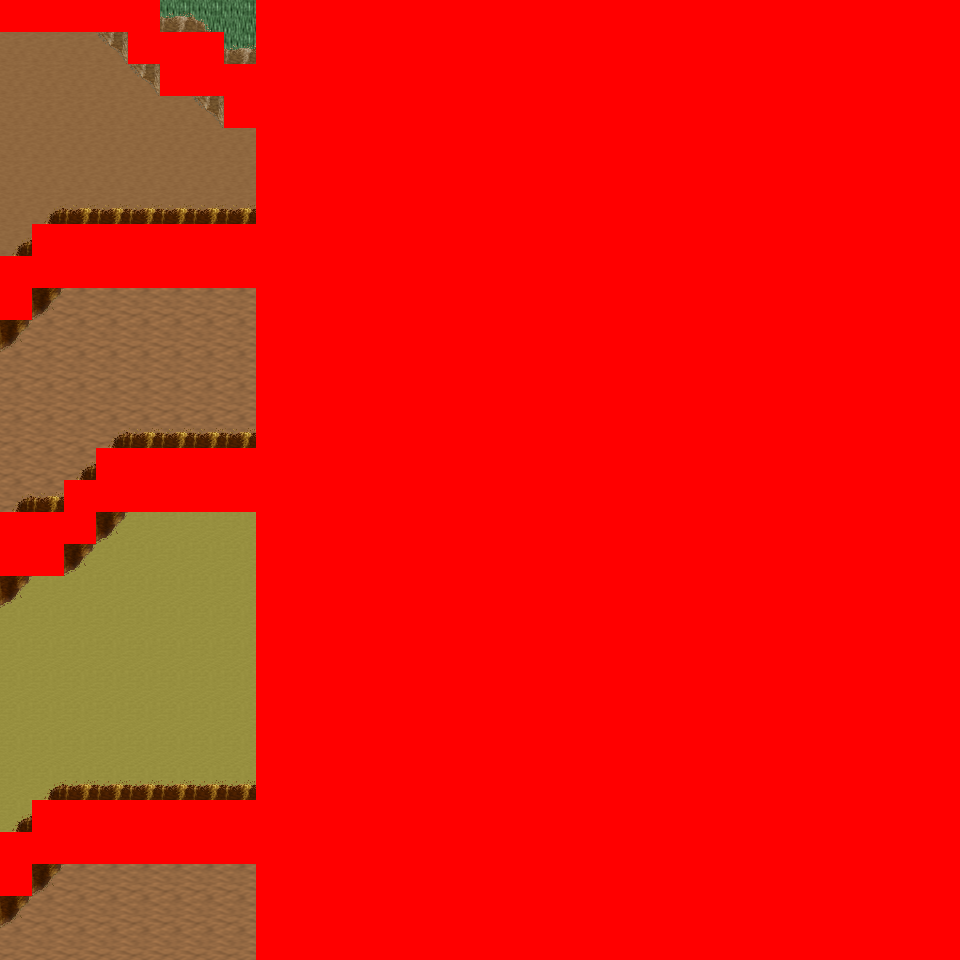

The image is a tile-based game level rendered from a .tmx file. Its description and source (layers, tilesets, objects; grid data summarised) follow:
An orthogonal 30x30 tile map with 32x32 px tiles, 6 tile layers (Ground, Object, Object2, Above, ...), 11 tilesets and 6 objects (6x mapchange).

<map version="1.0" orientation="orthogonal" renderorder="right-down" width="30" height="30" tilewidth="32" tileheight="32" nextobjectid="7">
  <tileset firstgid="1" name="tileset_logic_collision" tilewidth="32" tileheight="32" tilecount="1" columns="1">
    <image source="../drawable/tileset_logic_collision.png" width="32" height="32" />
  </tileset>
  <tileset firstgid="2" name="tileset_ground_ground" tilewidth="32" tileheight="32" tilecount="33" columns="3">
    <image source="../drawable/tileset_ground_ground.png" width="96" height="352" />
  </tileset>
  <tileset firstgid="35" name="tileset_ground_earth_edges" tilewidth="32" tileheight="32" tilecount="18" columns="6">
    <image source="../drawable/tileset_ground_earth_edges.png" width="192" height="96" />
  </tileset>
  <tileset firstgid="53" name="tileset_ground_grass_corners" tilewidth="32" tileheight="32" tilecount="24" columns="6">
    <image source="../drawable/tileset_ground_grass_corners.png" width="192" height="128" />
  </tileset>
  <tileset firstgid="77" name="tileset_ground_grass_edges" tilewidth="32" tileheight="32" tilecount="36" columns="12">
    <image source="../drawable/tileset_ground_grass_edges.png" width="384" height="96" />
  </tileset>
  <tileset firstgid="113" name="tileset_ground_water_pool" tilewidth="32" tileheight="32" tilecount="72" columns="3">
    <image source="../drawable/tileset_ground_water_pool.png" width="96" height="768" />
  </tileset>
  <tileset firstgid="185" name="tileset_ground_ridge_earth_pale" tilewidth="32" tileheight="32" tilecount="96" columns="12">
    <image source="../drawable/tileset_ground_ridge_earth_pale.png" width="384" height="256" />
  </tileset>
  <tileset firstgid="281" name="tileset_ground_ridge_earth_dark" tilewidth="32" tileheight="32" tilecount="96" columns="12">
    <image source="../drawable/tileset_ground_ridge_earth_dark.png" width="384" height="256" />
  </tileset>
  <tileset firstgid="377" name="tileset_plant_stump_stump_vertical" tilewidth="32" tileheight="32" tilecount="1" columns="1">
    <image source="../drawable/tileset_plant_stump_stump_vertical.png" width="32" height="32" />
  </tileset>
  <tileset firstgid="378" name="tileset_plant_tree_tree_darkgreen" tilewidth="32" tileheight="32" tilecount="88" columns="8">
    <image source="../drawable/tileset_plant_tree_tree_darkgreen.png" width="256" height="352" />
  </tileset>
  <tileset firstgid="466" name="tileset_building_death_tower" tilewidth="32" tileheight="32" tilecount="252" columns="9">
    <image source="../drawable/tileset_building_death_tower.png" width="288" height="896" />
  </tileset>
  <layer name="Ground" width="30" height="30">
    <data>[900 cells, 900 non-empty, 5 distinct tile ids]</data>
  </layer>
  <layer name="Object" width="30" height="30">
    <data>[900 cells, 238 non-empty, 38 distinct tile ids]</data>
  </layer>
  <layer name="Object2" width="30" height="30">
    <data>[900 cells, 0 non-empty, 0 distinct tile ids]</data>
  </layer>
  <layer name="Above" width="30" height="30">
    <data>[900 cells, 319 non-empty, 22 distinct tile ids]</data>
  </layer>
  <layer name="Above2" width="30" height="30">
    <data>[900 cells, 189 non-empty, 189 distinct tile ids]</data>
  </layer>
  <layer name="Walkable" width="30" height="30">
    <data>[900 cells, 720 non-empty, 1 distinct tile ids]</data>
  </layer>
  <objectgroup name="MapEvents">
    <object id="1" name="north" type="mapchange" x="160" y="0" width="96" height="32">
      <properties>
        <property name="map" value="0_ados_mountain_n2_w2_x3_y2" />
        <property name="place" value="south" />
      </properties>
    </object>
    <object id="2" name="south" type="mapchange" x="0" y="928" width="256" height="32">
      <properties>
        <property name="map" value="0_ados_mountain_n2_w2_x3_y4" />
        <property name="place" value="north" />
      </properties>
    </object>
    <object id="3" name="west" type="mapchange" x="0" y="32" width="32" height="224">
      <properties>
        <property name="map" value="0_ados_mountain_n2_w2_x2_y3" />
        <property name="place" value="east" />
      </properties>
    </object>
    <object id="4" name="west2" type="mapchange" x="0" y="320" width="32" height="192">
      <properties>
        <property name="map" value="0_ados_mountain_n2_w2_x2_y3" />
        <property name="place" value="east2" />
      </properties>
    </object>
    <object id="5" name="west3" type="mapchange" x="0" y="576" width="32" height="256">
      <properties>
        <property name="map" value="0_ados_mountain_n2_w2_x2_y3" />
        <property name="place" value="east3" />
      </properties>
    </object>
    <object id="6" name="west4" type="mapchange" x="0" y="896" width="32" height="64">
      <properties>
        <property name="map" value="0_ados_mountain_n2_w2_x2_y3" />
        <property name="place" value="east4" />
      </properties>
    </object>
  </objectgroup>
</map>
